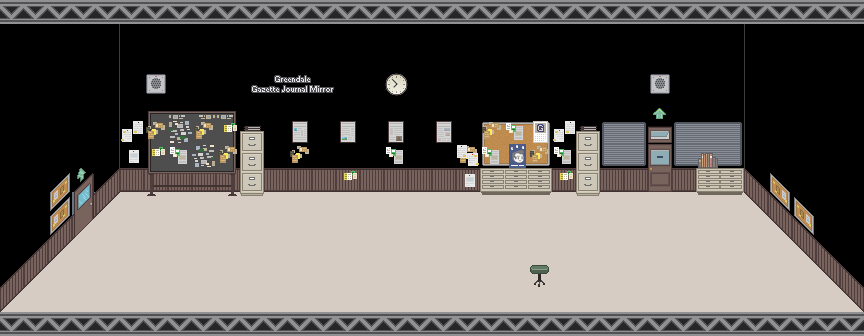

This is a level from a 2D game, rendered from its Tiled map with the project's own tilesets. A one-line summary and the map file follow, with tile-layer data summarised:
An orthogonal 36x14 tile map with 24x24 px tiles, 3 tile layers (Tile Layer 1, Tile Layer 2, Tile Layer 3) and 22 objects (8x sprite, 2x door, info).

<map height="14" orientation="orthogonal" tileheight="24" tilewidth="24" version="1.0" width="36">
 <properties><property name="blended tiles" value="2,11,12,13,14,15,16,17,18,19,20,21,22,23,24,25,26,27,28,29,30,32,33,34,35,36,37,38,39,40,41,42,43,44,45,46,47,48,49,50,51,52,53,54,55,56,57,58,59,60,62,63,64,65,66,67,68,69,70,71,72,73,74,75,78,79,80,81,82,83,84,85,86,87,88,89,90,92,93,94,95,96,98,99,100,101,102,103,104,105,108,109,110,111,112,113,114,115,116,117,118,119,120,121,122,123,124,125,126,128,129,130,131,132,133,134,135,138,139,140,141,142,143,144,145,146,147,148,149,150,151,152,153,154,155,156,158,159,160,161,162,163,164,165,168,169,170,171,172,173,174,175,176,177,178,179,180,181,182,183,190,191,192,193,194,195,196,197,198,199,200,201,202,203,204,205,206,207,208,209,210,211,212,213,218,221,222,223,224,225,226,227,228,229,230,231,232,233,234,235,236,237,238,239,240,241,242,243,244,245,246,247,248,249,252,253,254,255,256,257,258,259,260,261,262,263,264,265,266,267,268,269,270,271,272,273,274,275,276,277,278,279,282,283,284,285,286,287,288,289,290,291,292,293,294,295,296,297,298,299,300,301,302,303,304,305,306,307,308,309,310,311,312,313,314,317,318,319,320,321,322,323,324,325,326,327,328,329,330,331,332,333,334,335,336,337,338,339,340,341,342,343,344,345,346,347,348,349,350,351,352,353,354,355,356,357,358,359,360,361,362,366,367,368,369,370,371,372,373,374,375,376,377,378,379,380,381,382,383,384,386,387,388,389,390,391,392,396,397,398,399,400,401,403,404,405,406,407,408,409,410,411,412,413,414,415,416,417,418,419,420,421,422,426,427,428,429,430,431,433,434,435,436,437,438,439,440,441,443,444,445,446,447,448,449,450,451,452,456,457,458,459,460,461,463,464,465,466,467,468,469,470,471,473,474,475,476,477,478,479,480,481,482,486,487,488,489,490,491,492,493,494,495,500,501,503,504,505,506,507,508,509,510,511,512,513,514,515,516,517,518,519,520,521,522,523,524,525,526,527,528,529,530,531,532,533,534,535,536,537,538,539,540,1,2,3,4,5,6,7,8,9,10,11,12,13,14,15,16,17,18,19,20,21,22,23,24,25,26,27,28,29,30,31,32,33,34,35,36,37,38,41,45,46,47,48,50,51,52,53,54,55,56,57,58,59,60,61,62,63,64,65,66,67,68,69,70,71,72,73,74,75,76,77,78,79,80,81,82,83,84,8,9,10,11,12,13,14,15,20,21,22,23,24,32,33,34,35,36,37,38,39,40,41,42,43,44,45,46,47,48,55,56,57,58,59,60,61,62,63,64,65,66,67,68,69,70,71,72,73,74,75,76,77,78,79,80,81,82,83,84,87,88,89,90,91,92,93,94,95,96,97,98,99,100,101,102,103,104,105,108,110,111,112,113,114,115,116,117,118,119,120,121,122,123,124,125,126,127,128,129,130,131,132,135,136,137,138,139,140,141,142,143,144,145,147,148,149,150,151,152,153,154,155,156,158,159,160,161,162,163,164,165,166,167,168,169,170,171,172,173,174,175,176,177,178,179,180,181,182,183,184,185,186,187,188,189,190,191,192,193,194,195,196,197,198,199,200,203,204,205,208,209,210,211,212,213,214,217,218,219,220,222,223,224,227,228,229,232,233,234,235,236,237,238,241,242,243,244,245,246,247,248,249,250,251,252,253,254,255,256,257,258,259,260,261,262,263,264,265,266,267,268,269,270,271,272,273,274,275,276,277,278,279,280,281,282,283,284,285,286,287,288,289,290,291,292,293,294,295,296,297,298,299,304,305,306,307,308,309,310,311,312,313,314,315,316,317,318,319,320,321,322,323,324,328,329,330,331,332,333,334,335,336,337,338,339,340,341,342,343,344,345,346,347,348,349,350,351,352,353,354,357,358,360,361,362,363,364,365,366,367,368,371,372,373,374,375,376,377,378,381,382,384,385,386,387,388,389,390,391,392,393,394,395,396,397,398,399,400,401,402,403,404,405,406,408,409,410,411,412,413,414,415,416,417,418,419,420,421,422,423,424,425,429,430,432,433,434,435,436,437,438,439,440,441,444,445,449,453,454,455,456,457,458,459,460,461,462,463,464,465,468,469,472,473,474,475,476,477,478,479,480,2,3,4,6,7,8,9,10,11,12,13,14,15,16,17,18,19,20,21,22,23,26,27,28,29,30,31,32,33,34,35,36,37,38,39,40,41,42,43,44,45,46,47,48,49,50,51,52,53,54,55,56,57,58,59,60,61,62,63,64,65,66,67,69,70,72,73,74,77,78,82,83,84,85,86,103,104,105,1,2,3,4,5,6,7,8,9,13,15,16,19,20,21,22,26,27,28,29,30,31,32,33,34,35,39,40,41,42,43,44,45,46,47,48,52,53,54,55,56,57,58,59,60,61,62,63,64,65,66,67,68,69,70,71,72,73,74,75,76,77,78,79,80,81,82,83,84,85,86,87,88,89,90,91,92,93,94,95,96,97,98,99,100,101,102,103,104,105,106,107,108,109,110,111,112,113,114,115,116,117,118,119,120,121,122,123,124,125,126,127,128,129,130,131,133,134,135,136,137,138,139,140,141,142,143,144,146,147,148,149,150,151,152,153,154,155,156,157,158,159,160,161,162,163,164,165,166,167,168,169,1,3,5,7,8,9,10,11,13,17,18,19,21,22,23,25,26,27,28,29,30,31,33,35,36,37,39,41,42,45,46,47,48,51,52,54,55,56,58,59,60,61,63,64,66,67,68,69,70,71,73,74,75,79,80,81,82,83,84,85,87,89,90,91,94,95,96,97,98,100,101,102,103,104,105,106,107,108,109,111,112,113,114,115,116,117,118,119,120,9,10,11,15,16,21,22,32,33,36,37,38,48,49,56,59,62,67,68,69,70,78,79,80,81,82,83,84,85,86,87,88,89,90,91,92,93,94,95,96,97,98,99,100,101,102,103,104,105,106,107,108,109,110,111,112,113,114,115,116,117,118,119,120,121,2,4,5,7,8,9,10,11,12,13,14,16,18,19,20,21,22,24,25,26,27,28,29,30,31,32,33,35,37,38,39,40,41,42,43,44,45,46,47,48,49,50,51,52,53,54,55,56,57,58,60,61,62,63,64,65,66,67,68,69,71,72,74,75,76,77,78,79,80,81,82,83,84,86,87,88,89,90,91,92,93,94,95,96,97,98,99,100,102,103,104,105,106,107,108,109,110,111,112,113,114,115,116,117,118,119,120,121,5,6,7,8,9,10,11,12,13,14,15,17,18,19,20,21,22,23,24,26,27,30,31,33,35,36,39,40,42,43,44,45,46,48,49,50,51,52,53,54,55,56,57,58,59,60,61,62,63,64,65,66,67,68,69,70,72,1,2,3,4,5,6,7,8,9,10,11,12,13,14,15,16,17,18,19,20,21,23,24,25,26,29,30,33,34,36,37,39,41,42,43,44,45,46,49,52,53,54,55,58,59,64,65,66,67,68,69,70,71,73,74,75,78,79,80,81,84,85,86,87,88,89,90,91,92,93,94,95,96,97,98,99,100,101,102,103,104,107,109,115,116,117,119,120,121,122,123,124,125,126,127,128,129,130,135,136,137,138,139,140,141,142,143,144,145,146,147,148,149,150,151,152,153,154,155,156,160,161,164,165,166,167,168,169,170,171,172,173,174,175,176,177,178,181,182,186,187,190,191,192,193,194,196,197,198,199,201,202,203,204,207,208,212,213,216,217,218,219,220,222,223,224,225,227,228,229,230,233,234,238,239,242,243,244,245,246,247,248,249,250,251,252,253,254,255,256,259,260,264,265,266,269,270,271,272,273,274,275,276,277,278,279,281,282,283,284,285,286,290,291,292,295,296,297,298,299,300,301,302,303,304,305,306,307,308,309,310,311,312,316,317,318,319,320,321,322,323,324,325,326,327,328,329,330,331,332,333,334,335,336,337,338,342,343,344,345,346,347,348,350,353,354,355,356,357,358,359,360,361,362,363,364,366,367,368,369,370,371,372,373,374,376,377,378,379,380,381,382,383,384,385,386,389,390,392,393,394,395,396,397,398,399,400,401,402,403,404,405,406,407,409,410,411,412,415,416,417,418,419,420,421,422,423,424,425,426,427,428,429,430,431,432,433,435,436,437,438,441,442,443,444,445,446,447,448,451,452,453,454,455,456,459,460,461,462,463,464,467,468,469,471,472,473,474,477,479,480,481,482,485,486,487,489,490,491,492,493,494,495,497,498,499,500,503,505,506,507,508,511,512,513,514,515,516,517,518,519,520,521,522,523,524,525,526,529,530,531,532,533,534,537,538,539,541,542,543,544,545,546,547,548,549,551,552,553,554,555,556,557,559,560,561,562,563,564,565,566,567,568,569,570,571,572,573,574,575,576,577,578,579,580,581,582,583,584,585,586,587,588,589,590,591,592,593,594,595,596,597,598,599,600,601,602,603,604,605,606,607,608,609,610,611,612,613,614,615,616,617,618,619,620,621,622,623,624,625,626,627,628,629,630,631,632,633,634,635,636,637,638,639,640,641,642,643,644,645,646,647,648,649,650,651,652,653,654,655,656,657,658,659,660,661,662,663,664,665,666,667,668,669,670,671,672,673,674,675,676,1,2,4,5,7,10,11,12,13,14,15,16,18,19,20,21,22,24,25,26,27,28,29,30,31,32,33,35,36,37,38,39,40,41,42,43,44,45,46,47,48,49,50,51,52,53,54,56,57,58,62,63,64,65,66,67,68,69,71,72,73,74,75,76,77,78,79,80,81,82,83,84,86,87,88,89,90,91,92,93,94,96,97,98,99,100,102,103,104,105,106,107,108,109,110,111,112,113,114,115,116,117,118,119,120,121" />
  <property name="blue" value="128" />
  <property name="green" value="115" />
  <property name="jumping" value="false" />
  <property name="red" value="102" />
  <property name="soundtrack" value="mash-theme" />
 </properties>
 <tileset firstgid="1" name="gazette-office" tileheight="24" tilewidth="24">
  <image height="264" source="../images/tilesets/gazette-office.png" width="264" />
 </tileset>
 <layer height="14" name="Tile Layer 1" width="36">
  <data>[504 cells, 265 non-empty, 7 distinct tile ids]</data>
 </layer>
 <layer height="14" name="Tile Layer 2" width="36">
  <data>[504 cells, 84 non-empty, 32 distinct tile ids]</data>
 </layer>
 <layer height="14" name="Tile Layer 3" width="36">
  <data>[504 cells, 59 non-empty, 26 distinct tile ids]</data>
 </layer>
 <objectgroup height="14" name="floorspace" width="36">
  <object height="6" width="12" x="250" y="209">
   <properties>
    <property name="height" value="17" />
   </properties>
  </object>
  <object x="362" y="198">
   <properties>
    <property name="height" value="25" />
   </properties>
   <polygon points="0,0 25,25 54,25 26,0" />
  </object>
  <object x="266" y="198">
   <properties>
    <property name="height" value="25" />
   </properties>
   <polygon points="0,0 25,25 54,25 26,0" />
  </object>
  <object x="393" y="222">
   <properties>
    <property name="height" value="15" />
   </properties>
   <polygon points="0,0 11,0 16,5 5,5" />
  </object>
  <object x="753" y="270">
   <properties>
    <property name="height" value="15" />
   </properties>
   <polygon points="0,0 11,0 16,5 5,5" />
  </object>
  <object x="722" y="246">
   <properties>
    <property name="height" value="25" />
   </properties>
   <polygon points="0,0 25,25 54,25 26,0" />
  </object>
  <object height="6" width="12" x="533" y="282">
   <properties>
    <property name="height" value="17" />
   </properties>
  </object>
  <object height="6" width="12" x="509" y="258">
   <properties>
    <property name="height" value="17" />
   </properties>
  </object>
  <object x="0" y="312">
   <properties>
    <property name="primary" value="true" />
   </properties>
   <polygon points="0,0 120,-120 744,-120 864,0" />
  </object>
  <object x="556" y="273">
   <properties>
    <property name="height" value="19" />
   </properties>
   <polygon points="2,1 16,15 74,15 59,1" />
  </object>
  <object x="435" y="273">
   <properties>
    <property name="height" value="19" />
   </properties>
   <polygon points="2,1 16,15 74,15 59,1" />
  </object>
 </objectgroup>
 <objectgroup height="14" name="nodes" width="36">
  <object height="73" type="info" width="86" x="149" y="113">
   <properties>
    <property name="info" value="story assignments: Toni Braxton-gate, best pizza, and underage drinking" />
   </properties>
  </object>
  <object height="48" name="main" type="door" width="24" x="71" y="184">
   <properties>
    <property name="button" value="LEFT" />
    <property name="level" value="greendale-exterior" />
    <property name="to" value="admin3" />
   </properties>
  </object>
  <object height="48" name="gazette2" type="door" width="24" x="648" y="144">
   <properties>
    <property name="level" value="gazette-office-2" />
    <property name="to" value="main" />
   </properties>
  </object>
  <object height="24" type="sprite" width="24" x="245" y="191">
   <properties>
    <property name="depth" value="5" />
    <property name="height" value="24" />
    <property name="sheet" value="images/gazettestool.png" />
    <property name="width" value="24" />
   </properties>
  </object>
  <object height="55" type="sprite" width="58" x="264" y="168">
   <properties>
    <property name="depth" value="24" />
    <property name="direction" value="right" />
    <property name="height" value="55" />
    <property name="sheet" value="images/gazettedesk2.png" />
    <property name="width" value="58" />
   </properties>
  </object>
  <object height="55" type="sprite" width="58" x="360" y="168">
   <properties>
    <property name="depth" value="25" />
    <property name="direction" value="right" />
    <property name="height" value="55" />
    <property name="sheet" value="images/gazettedesk1.png" />
    <property name="width" value="58" />
   </properties>
  </object>
  <object height="55" type="sprite" width="58" x="720" y="216">
   <properties>
    <property name="depth" value="25" />
    <property name="direction" value="right" />
    <property name="height" value="55" />
    <property name="sheet" value="images/gazettedesk3.png" />
    <property name="width" value="58" />
   </properties>
  </object>
  <object height="24" type="sprite" width="24" x="504" y="240">
   <properties>
    <property name="depth" value="5" />
    <property name="height" value="24" />
    <property name="sheet" value="images/gazettestool.png" />
    <property name="width" value="24" />
   </properties>
  </object>
  <object height="24" type="sprite" width="24" x="528" y="264">
   <properties>
    <property name="depth" value="5" />
    <property name="height" value="24" />
    <property name="sheet" value="images/gazettestool.png" />
    <property name="width" value="24" />
   </properties>
  </object>
  <object height="48" type="sprite" width="96" x="552" y="240">
   <properties>
    <property name="depth" value="14" />
    <property name="direction" value="right" />
    <property name="height" value="48" />
    <property name="sheet" value="images/gazettetable.png" />
    <property name="width" value="96" />
   </properties>
  </object>
  <object height="48" type="sprite" width="96" x="432" y="240">
   <properties>
    <property name="depth" value="14" />
    <property name="direction" value="right" />
    <property name="height" value="48" />
    <property name="sheet" value="images/gazettetable.png" />
    <property name="width" value="96" />
   </properties>
  </object>
 </objectgroup>
</map>
